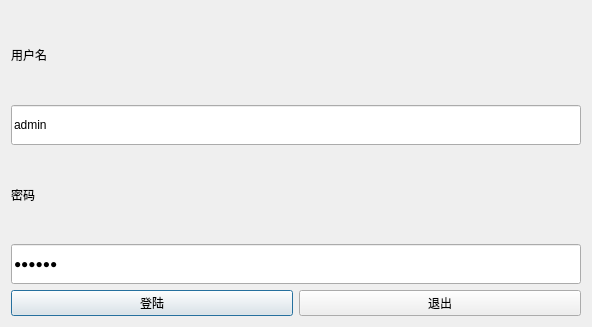
<?xml version="1.0" encoding="UTF-8"?>
<ui version="4.0">
 <class>Dialog_login</class>
 <widget class="QDialog" name="Dialog_login">
  <property name="geometry">
   <rect>
    <x>0</x>
    <y>0</y>
    <width>592</width>
    <height>327</height>
   </rect>
  </property>
  <property name="windowTitle">
   <string>Dialog</string>
  </property>
  <property name="windowIcon">
   <iconset resource="image/image.qrc">
    <normaloff>:/color.png</normaloff>:/color.png</iconset>
  </property>
  <layout class="QGridLayout" name="gridLayout">
   <item row="0" column="0">
    <layout class="QVBoxLayout" name="verticalLayout">
     <item>
      <widget class="QLabel" name="Label_user">
       <property name="minimumSize">
        <size>
         <width>0</width>
         <height>40</height>
        </size>
       </property>
       <property name="text">
        <string>用户名</string>
       </property>
      </widget>
     </item>
     <item>
      <widget class="QLineEdit" name="LineEdit_user">
       <property name="minimumSize">
        <size>
         <width>0</width>
         <height>40</height>
        </size>
       </property>
       <property name="text">
        <string>admin</string>
       </property>
       <property name="placeholderText">
        <string>请输入用户名</string>
       </property>
      </widget>
     </item>
     <item>
      <widget class="QLabel" name="Label_password">
       <property name="minimumSize">
        <size>
         <width>0</width>
         <height>40</height>
        </size>
       </property>
       <property name="text">
        <string>密码</string>
       </property>
      </widget>
     </item>
     <item>
      <widget class="QLineEdit" name="LineEdit_password">
       <property name="minimumSize">
        <size>
         <width>0</width>
         <height>40</height>
        </size>
       </property>
       <property name="text">
        <string>123456</string>
       </property>
       <property name="echoMode">
        <enum>QLineEdit::Password</enum>
       </property>
       <property name="placeholderText">
        <string>请输入密码</string>
       </property>
      </widget>
     </item>
    </layout>
   </item>
   <item row="1" column="0">
    <layout class="QHBoxLayout" name="horizontalLayout">
     <item>
      <widget class="QPushButton" name="btn_ok">
       <property name="text">
        <string>登陆</string>
       </property>
      </widget>
     </item>
     <item>
      <widget class="QPushButton" name="btn_cancel">
       <property name="text">
        <string>退出</string>
       </property>
      </widget>
     </item>
    </layout>
   </item>
  </layout>
 </widget>
 <resources>
  <include location="image/image.qrc"/>
 </resources>
 <connections/>
</ui>
